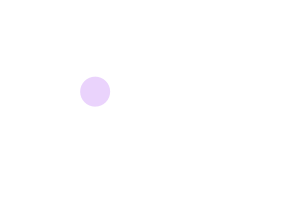
Frame 1 (no input)
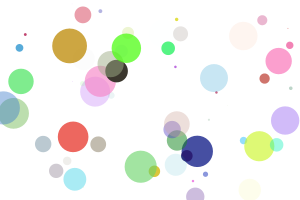
Frame 60 (the mouse pressed at the canvas centre just before this capture)
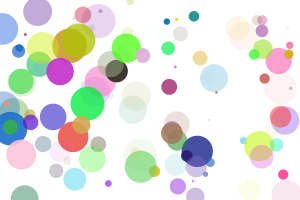
Frame 120 (the mouse held since frame 60 and released just before this capture)

The Processing sketch that drew these frames (run headless with seeded random() and noise(); from frame 60 on, the mouse is pressed at the canvas centre):

// Processing sketch: day_6
// ── day_6.pde
float r; // variable color
float g; // variable color
float b; // variable color
float a; // variable for grey scale

float diam; // diameter of ellipse
float x; // width of subject
float y; //height of subject 

void setup(){ // window
  size (300,200); // size of object
  background(255); // color of background WHITE
}

void draw(){ //runs more than once
  r= random(255); // color red
  g= random(255); // color green
  b= random(255); // color blue
  a= random(255); // color grey scale
  diam = random(35); // random diam of ellipse
  x = random(width); // width of ellipse 
  y = random(height); // height of ellipse
  
  //background(255); // new sheet
  
  noStroke(); // zero stroke for ellipse
  fill(r,g,b,a); // fill contain variables above
  ellipse(x,y,diam,diam); // ellipses size and colors
  
  //delay(1); // speed of appearing ellipse
} 
